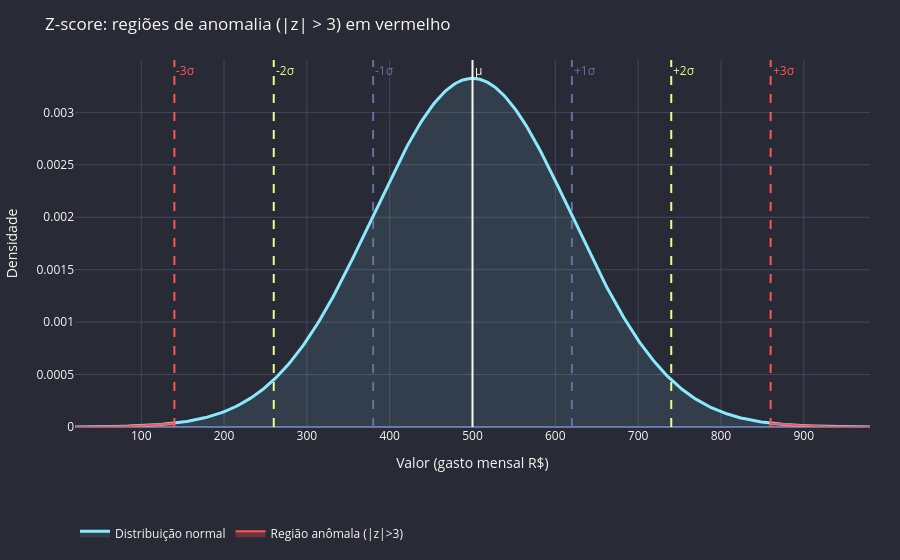

The notebook cell saved with this chart:
### Markdown cell above
## 1. Z-score: Distribuição Normal com Desvios-Padrão

Mostra visualmente como o Z-score mede a distância em desvios-padrão.

### Code cell
mu, sigma = 500, 120
x = np.linspace(mu - 4*sigma, mu + 4*sigma, 500)
y = stats.norm.pdf(x, mu, sigma)

fig_zscore_dist = go.Figure()

# Curva normal
fig_zscore_dist.add_trace(go.Scatter(
    x=x, y=y, mode='lines', name='Distribuição normal',
    line=dict(color=DRACULA['cyan'], width=3),
    fill='tozeroy', fillcolor=f'rgba(139,233,253,0.1)',
))

# Linhas de sigma
for mult, color, label in [(-3, DRACULA['red'], '-3σ'), (-2, DRACULA['yellow'], '-2σ'), (-1, DRACULA['muted'], '-1σ'),
                           (0, DRACULA['fg'], 'μ'), (1, DRACULA['muted'], '+1σ'), (2, DRACULA['yellow'], '+2σ'), (3, DRACULA['red'], '+3σ')]:
    fig_zscore_dist.add_vline(x=mu + mult*sigma, line_color=color, line_dash='dash' if mult != 0 else 'solid', line_width=2,
                              annotation_text=label, annotation_font_color=color, annotation_font_size=12)

# Regiões de anomalia
x_left = np.linspace(mu - 4*sigma, mu - 3*sigma, 100)
y_left = stats.norm.pdf(x_left, mu, sigma)
fig_zscore_dist.add_trace(go.Scatter(
    x=x_left, y=y_left, mode='lines', name='Região anômala (|z|>3)',
    line=dict(color=DRACULA['red'], width=2),
    fill='tozeroy', fillcolor=f'rgba(255,85,85,0.3)',
))

x_right = np.linspace(mu + 3*sigma, mu + 4*sigma, 100)
y_right = stats.norm.pdf(x_right, mu, sigma)
fig_zscore_dist.add_trace(go.Scatter(
    x=x_right, y=y_right, mode='lines', showlegend=False,
    line=dict(color=DRACULA['red'], width=2),
    fill='tozeroy', fillcolor=f'rgba(255,85,85,0.3)',
))

fig_zscore_dist.update_xaxes(title="Valor (gasto mensal R$)")
fig_zscore_dist.update_yaxes(title="Densidade")
fig_zscore_dist = apply_dracula(fig_zscore_dist, "Z-score: regiões de anomalia (|z| > 3) em vermelho")
fig_zscore_dist.show()

### Figure 1 — Plotly figure (JSON) as saved in the notebook; plotly's stock layout.template omitted (floating-point values rounded to 4 significant figures; data arrays with more than 128 entries replaced by an {"elided": "..."} marker saying what was removed)
{"data": [{"fill": "tozeroy", "fillcolor": "rgba(139,233,253,0.1)", "line": {"color": "#8be9fd", "width": 3}, "mode": "lines", "name": "Distribuição normal", "type": "scatter", "x": {"elided": "500 float values"}, "y": {"elided": "500 float values"}}, {"fill": "tozeroy", "fillcolor": "rgba(255,85,85,0.3)", "line": {"color": "#ff5555", "width": 2}, "mode": "lines", "name": "Região anômala (|z|>3)", "type": "scatter", "x": [20.0, 21.21, 22.42, 23.64, 24.85, 26.06, 27.27, 28.48, 29.7, 30.91, 32.12, 33.33, 34.55, 35.76, 36.97, 38.18, 39.39, 40.61, 41.82, 43.03, 44.24, 45.45, 46.67, 47.88, 49.09, 50.3, 51.52, 52.73, 53.94, 55.15, 56.36, 57.58, 58.79, 60.0, 61.21, 62.42, 63.64, 64.85, 66.06, 67.27, 68.48, 69.7, 70.91, 72.12, 73.33, 74.55, 75.76, 76.97, 78.18, 79.39, 80.61, 81.82, 83.03, 84.24, 85.45, 86.67, 87.88, 89.09, 90.3, 91.52, 92.73, 93.94, 95.15, 96.36, 97.58, 98.79, 100.0, 101.2, 102.4, 103.6, 104.8, 106.1, 107.3, 108.5, 109.7, 110.9, 112.1, 113.3, 114.5, 115.8, 117.0, 118.2, 119.4, 120.6, 121.8, 123.0, 124.2, 125.5, 126.7, 127.9, 129.1, 130.3, 131.5, 132.7, 133.9, 135.2, 136.4, 137.6, 138.8, 140.0], "y": [1.115e-06, 1.161e-06, 1.209e-06, 1.258e-06, 1.31e-06, 1.363e-06, 1.419e-06, 1.476e-06, 1.536e-06, 1.598e-06, 1.662e-06, 1.729e-06, 1.798e-06, 1.87e-06, 1.944e-06, 2.021e-06, 2.101e-06, 2.184e-06, 2.27e-06, 2.359e-06, 2.452e-06, 2.547e-06, 2.647e-06, 2.749e-06, 2.856e-06, 2.966e-06, 3.081e-06, 3.199e-06, 3.321e-06, 3.448e-06, 3.58e-06, 3.716e-06, 3.857e-06, 4.002e-06, 4.153e-06, 4.309e-06, 4.471e-06, 4.638e-06, 4.81e-06, 4.989e-06, 5.174e-06, 5.365e-06, 5.563e-06, 5.767e-06, 5.978e-06, 6.196e-06, 6.422e-06, 6.655e-06, 6.896e-06, 7.145e-06, 7.402e-06, 7.668e-06, 7.942e-06, 8.225e-06, 8.518e-06, 8.82e-06, 9.131e-06, 9.453e-06, 9.785e-06, 1.013e-05, 1.048e-05, 1.085e-05, 1.122e-05, 1.161e-05, 1.201e-05, 1.243e-05, 1.285e-05, 1.329e-05, 1.374e-05, 1.421e-05, 1.469e-05, 1.519e-05, 1.57e-05, 1.623e-05, 1.677e-05, 1.733e-05, 1.791e-05, 1.85e-05, 1.911e-05, 1.974e-05, 2.039e-05, 2.105e-05, 2.174e-05, 2.245e-05, 2.317e-05, 2.392e-05, 2.469e-05, 2.549e-05, 2.63e-05, 2.714e-05, 2.8e-05, 2.889e-05, 2.98e-05, 3.074e-05, 3.17e-05, 3.269e-05, 3.371e-05, 3.475e-05, 3.583e-05, 3.693e-05]}, {"fill": "tozeroy", "fillcolor": "rgba(255,85,85,0.3)", "line": {"color": "#ff5555", "width": 2}, "mode": "lines", "showlegend": false, "type": "scatter", "x": [860.0, 861.2, 862.4, 863.6, 864.8, 866.1, 867.3, 868.5, 869.7, 870.9, 872.1, 873.3, 874.5, 875.8, 877.0, 878.2, 879.4, 880.6, 881.8, 883.0, 884.2, 885.5, 886.7, 887.9, 889.1, 890.3, 891.5, 892.7, 893.9, 895.2, 896.4, 897.6, 898.8, 900.0, 901.2, 902.4, 903.6, 904.8, 906.1, 907.3, 908.5, 909.7, 910.9, 912.1, 913.3, 914.5, 915.8, 917.0, 918.2, 919.4, 920.6, 921.8, 923.0, 924.2, 925.5, 926.7, 927.9, 929.1, 930.3, 931.5, 932.7, 933.9, 935.2, 936.4, 937.6, 938.8, 940.0, 941.2, 942.4, 943.6, 944.8, 946.1, 947.3, 948.5, 949.7, 950.9, 952.1, 953.3, 954.5, 955.8, 957.0, 958.2, 959.4, 960.6, 961.8, 963.0, 964.2, 965.5, 966.7, 967.9, 969.1, 970.3, 971.5, 972.7, 973.9, 975.2, 976.4, 977.6, 978.8, 980.0], "y": [3.693e-05, 3.583e-05, 3.475e-05, 3.371e-05, 3.269e-05, 3.17e-05, 3.074e-05, 2.98e-05, 2.889e-05, 2.8e-05, 2.714e-05, 2.63e-05, 2.549e-05, 2.469e-05, 2.392e-05, 2.317e-05, 2.245e-05, 2.174e-05, 2.105e-05, 2.039e-05, 1.974e-05, 1.911e-05, 1.85e-05, 1.791e-05, 1.733e-05, 1.677e-05, 1.623e-05, 1.57e-05, 1.519e-05, 1.469e-05, 1.421e-05, 1.374e-05, 1.329e-05, 1.285e-05, 1.243e-05, 1.201e-05, 1.161e-05, 1.122e-05, 1.085e-05, 1.048e-05, 1.013e-05, 9.785e-06, 9.453e-06, 9.131e-06, 8.82e-06, 8.518e-06, 8.225e-06, 7.942e-06, 7.668e-06, 7.402e-06, 7.145e-06, 6.896e-06, 6.655e-06, 6.422e-06, 6.196e-06, 5.978e-06, 5.767e-06, 5.563e-06, 5.365e-06, 5.174e-06, 4.989e-06, 4.81e-06, 4.638e-06, 4.471e-06, 4.309e-06, 4.153e-06, 4.002e-06, 3.857e-06, 3.716e-06, 3.58e-06, 3.448e-06, 3.321e-06, 3.199e-06, 3.081e-06, 2.966e-06, 2.856e-06, 2.749e-06, 2.647e-06, 2.547e-06, 2.452e-06, 2.359e-06, 2.27e-06, 2.184e-06, 2.101e-06, 2.021e-06, 1.944e-06, 1.87e-06, 1.798e-06, 1.729e-06, 1.662e-06, 1.598e-06, 1.536e-06, 1.476e-06, 1.419e-06, 1.363e-06, 1.31e-06, 1.258e-06, 1.209e-06, 1.161e-06, 1.115e-06]}], "layout": {"annotations": [{"font": {"color": "#ff5555", "size": 12}, "showarrow": false, "text": "-3σ", "x": 140, "xanchor": "left", "xref": "x", "y": 1, "yanchor": "top", "yref": "y domain"}, {"font": {"color": "#f1fa8c", "size": 12}, "showarrow": false, "text": "-2σ", "x": 260, "xanchor": "left", "xref": "x", "y": 1, "yanchor": "top", "yref": "y domain"}, {"font": {"color": "#6272a4", "size": 12}, "showarrow": false, "text": "-1σ", "x": 380, "xanchor": "left", "xref": "x", "y": 1, "yanchor": "top", "yref": "y domain"}, {"font": {"color": "#f8f8f2", "size": 12}, "showarrow": false, "text": "μ", "x": 500, "xanchor": "left", "xref": "x", "y": 1, "yanchor": "top", "yref": "y domain"}, {"font": {"color": "#6272a4", "size": 12}, "showarrow": false, "text": "+1σ", "x": 620, "xanchor": "left", "xref": "x", "y": 1, "yanchor": "top", "yref": "y domain"}, {"font": {"color": "#f1fa8c", "size": 12}, "showarrow": false, "text": "+2σ", "x": 740, "xanchor": "left", "xref": "x", "y": 1, "yanchor": "top", "yref": "y domain"}, {"font": {"color": "#ff5555", "size": 12}, "showarrow": false, "text": "+3σ", "x": 860, "xanchor": "left", "xref": "x", "y": 1, "yanchor": "top", "yref": "y domain"}], "font": {"color": "#f8f8f2"}, "legend": {"orientation": "h", "y": -0.25}, "margin": {"b": 55, "l": 60, "r": 30, "t": 60}, "paper_bgcolor": "#282a36", "plot_bgcolor": "#282a36", "shapes": [{"line": {"color": "#ff5555", "dash": "dash", "width": 2}, "type": "line", "x0": 140, "x1": 140, "xref": "x", "y0": 0, "y1": 1, "yref": "y domain"}, {"line": {"color": "#f1fa8c", "dash": "dash", "width": 2}, "type": "line", "x0": 260, "x1": 260, "xref": "x", "y0": 0, "y1": 1, "yref": "y domain"}, {"line": {"color": "#6272a4", "dash": "dash", "width": 2}, "type": "line", "x0": 380, "x1": 380, "xref": "x", "y0": 0, "y1": 1, "yref": "y domain"}, {"line": {"color": "#f8f8f2", "dash": "solid", "width": 2}, "type": "line", "x0": 500, "x1": 500, "xref": "x", "y0": 0, "y1": 1, "yref": "y domain"}, {"line": {"color": "#6272a4", "dash": "dash", "width": 2}, "type": "line", "x0": 620, "x1": 620, "xref": "x", "y0": 0, "y1": 1, "yref": "y domain"}, {"line": {"color": "#f1fa8c", "dash": "dash", "width": 2}, "type": "line", "x0": 740, "x1": 740, "xref": "x", "y0": 0, "y1": 1, "yref": "y domain"}, {"line": {"color": "#ff5555", "dash": "dash", "width": 2}, "type": "line", "x0": 860, "x1": 860, "xref": "x", "y0": 0, "y1": 1, "yref": "y domain"}], "showlegend": true, "title": {"text": "Z-score: regiões de anomalia (|z| > 3) em vermelho"}, "xaxis": {"gridcolor": "#44475a", "title": {"text": "Valor (gasto mensal R$)"}, "zerolinecolor": "#6272a4"}, "yaxis": {"gridcolor": "#44475a", "title": {"text": "Densidade"}, "zerolinecolor": "#6272a4"}}}
